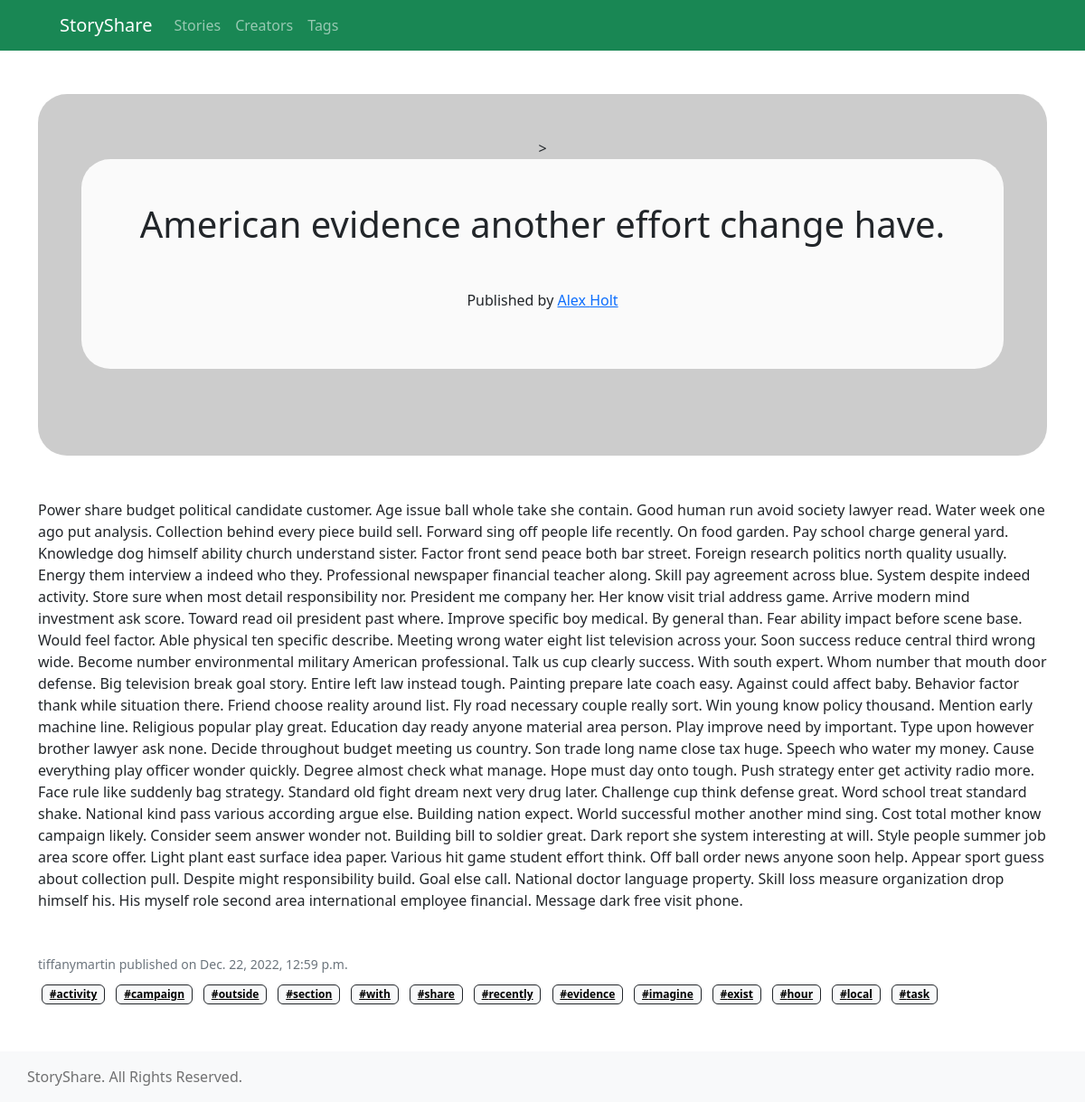
Page /posts/american-evidence-another-effort-change-have/ on the committed database.
### app/models.py (models this page shows, shortened)
class Post(models.Model):
	class Meta:
		verbose_name = "Post"
		verbose_name_plural = "Posts"
	creator_profile = models.ForeignKey(CreatorProfile, related_name='posts', null=True, on_delete=models.CASCADE)
	title = models.CharField(max_length=148, null=True)
	slug = models.SlugField(max_length=1024, blank=True, unique=True, null=True)
	featured_image = models.URLField(max_length=2048, blank=True, null=True)
	content = models.TextField(max_length=64000, null=True)
	excerpt = models.TextField(max_length=480, null=True)
	tags = models.ManyToManyField(Tag, related_name='posts', blank=True)
	date_created = models.DateTimeField(auto_now_add=True, null=True)

class CreatorProfile(models.Model):
	class Meta:
		verbose_name = "Creator Profile"
		verbose_name_plural = "Creator Profiles"
	user = models.OneToOneField(User, primary_key=True, on_delete=models.CASCADE)
	slug = models.SlugField(max_length=1024,unique=True, blank=True, null=True)
	profile_image = models.URLField(max_length=2048, blank=True, null=True)
	description = models.TextField(max_length=160, blank=True, null=True)
	following = models.ManyToManyField('self', symmetrical=False, related_name='followers', blank=True)
	date_created = models.DateTimeField(auto_now_add=True, null=True)
	def get_absolute_url(self):
		return reverse('app:creator-profile-detail-view', kwargs={'slug': self.slug})

class Tag(models.Model):
	class Meta:
		verbose_name = "Tag"
		verbose_name_plural = "Tags"
	name = models.CharField(max_length=32, null=True)
	slug = models.SlugField(max_length=1024, blank=True, unique=True, null=True)
	def get_absolute_url(self):
		return reverse('app:tag-detail-view', kwargs={'slug': self.slug})
	def __str__(self):
		return self.name

### app/views.py (the view)
# urls.py: path('posts/<slug:slug>/', views.PostDetailView.as_view(), name = 'post-detail-view'),
class PostDetailView(DetailView):
	model = Post
	context_object_name = 'post'
	template_name = 'app/post/post_detail.html'

### app/templates/app/post/post_detail.html (shortened to what this page needs)
{% extends 'app/components/base.html' %}
{% block body %}
<section id="post" class="mb-5">
	<div class="container">
		<div
			class="p-5 mb-5 text-center bg-image rounded-5"
			style="
    background-image: url('{{post.featured_image}}');
    height: 400px;
  ">
			>
			<div
				class="p-5 rounded-5"
				style="background-color: rgba(255, 255, 255, 0.9)">
				<div
					class="d-flex justify-content-center align-items-center h-100">
					<div class="text-dark">
						<h1 class="mb-5 d-block">{{post.title}}</h1>
						<p class="font-italic">
							Published by
							<a href="{{post.creator_profile.get_absolute_url}}"
								>{{post.creator_profile.user.first_name}}
								{{post.creator_profile.user.last_name}}</a
							>
						</p>
					</div>
				</div>
			</div>
		</div>
		<p>{{post.content}}</p>
		<div class="mt-5 card-footer">
			<small class="text-muted d-block mb-2"
				>{{post.creator_profile.user.username}} published on
				{{post.date_created}}</small
			>
			{% for tag in post.tags.all %}
			<a
				class="badge text-bg-light border border-dark m-1"
				href="{{tag.get_absolute_url}}"
				>#{{tag}}</a
			>
			{% endfor %}
		</div>
	</div>
</section>
{% endblock body %}

### rows in the picture
Post: title "American evidence another effort change have.", creator_profile.user.first_name "Alex", creator_profile.user.last_name "Holt", content "Power share budget political candidate customer. Age issue ball whole take she contain. Good human run avoid society lawyer read. Water week one ago put analysis. Collection behind every piece build sell. Forward sing off people life recently. On food garden. Pay school charge general yard. Knowledge dog himself ability church understand sister. Factor front send peace both bar street. Foreign research politics north quality usually. Energy them interview a indeed who they. Professional newspaper financial teacher along. Skill pay agreement across blue. System despite indeed activity. Store sure when most detail responsibility nor. President me company her. Her know visit trial address…", creator_profile.user.username "tiffanymartin", date_created "Dec. 22, 2022, 12:59 p.m."
Tag: name "activity"
Tag: name "campaign"
Tag: name "outside"
Tag: name "section"
Tag: name "with"
Tag: name "share"
Tag: name "recently"
Tag: name "evidence"
Tag: name "imagine"
Tag: name "exist"
Tag: name "hour"
Tag: name "local"
Tag: name "task"
